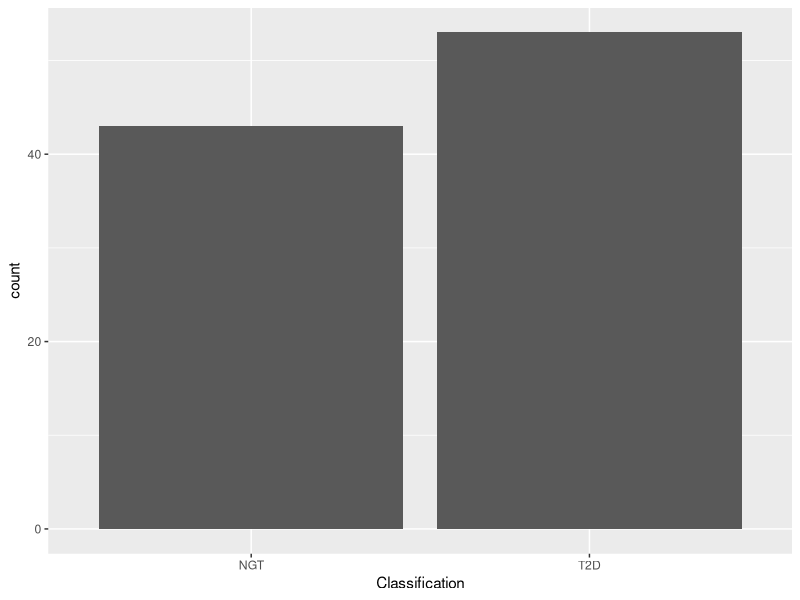
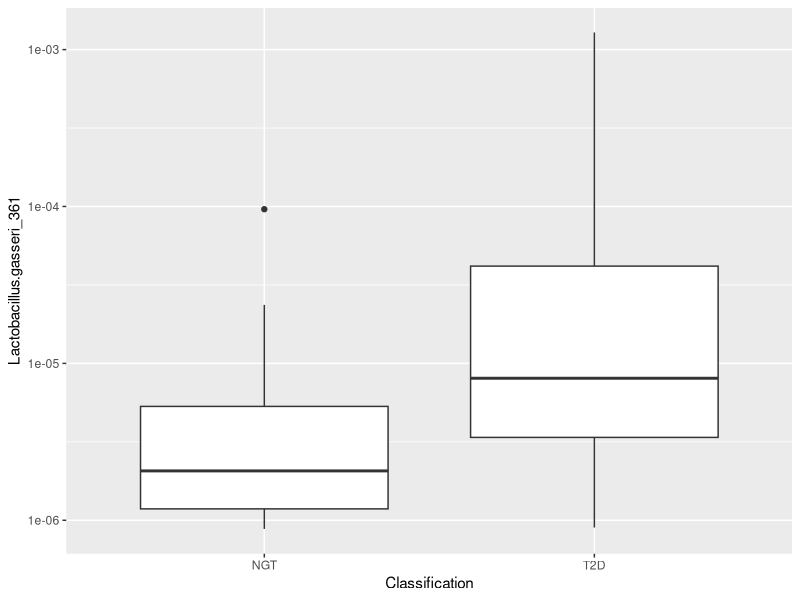
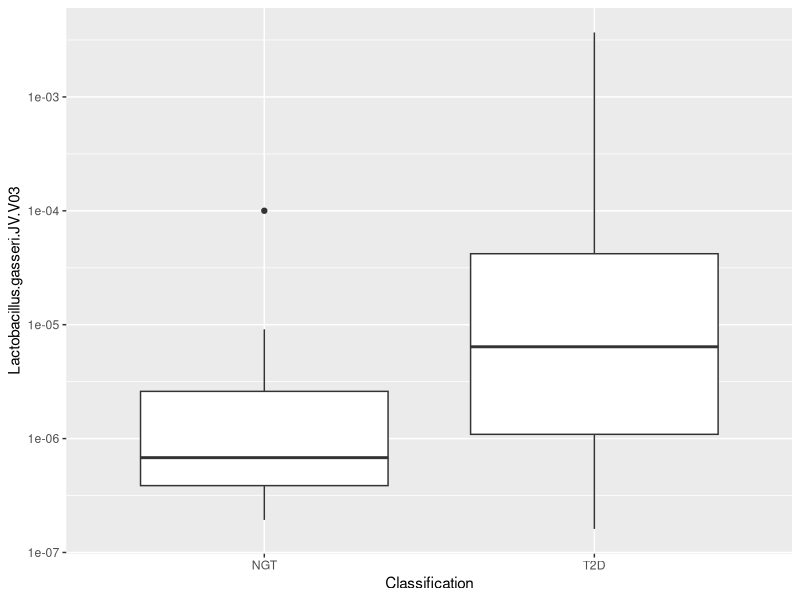
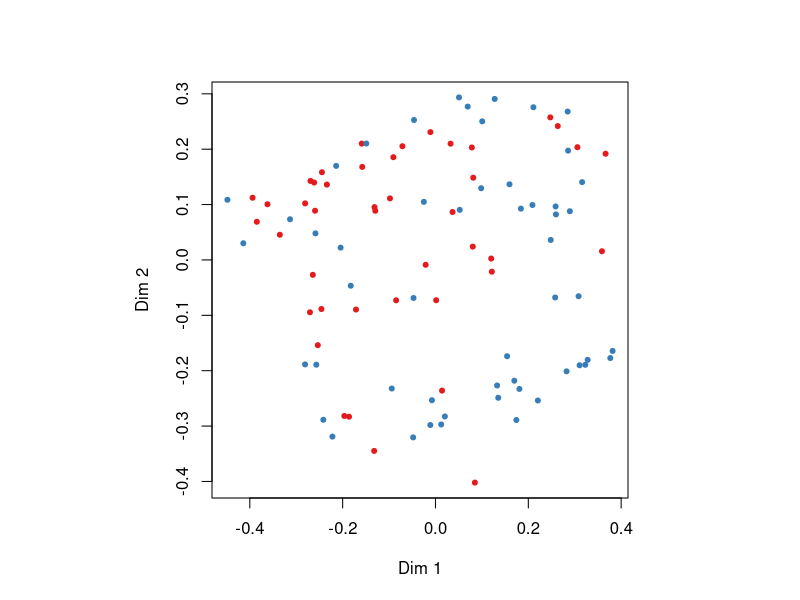
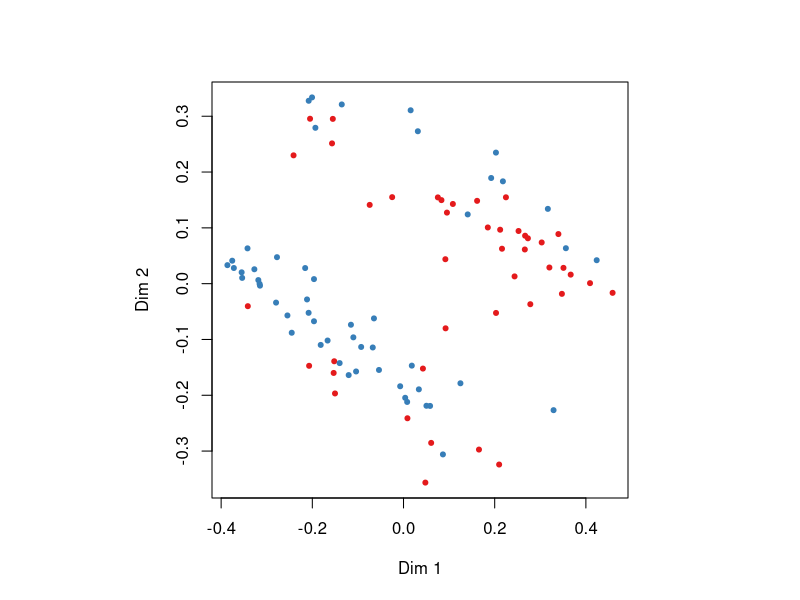

These charts were generated, in order, by the following R code:
## ---- chunk 1
library(randomForest)
library(ggplot2)
library(xtable)
## ---- chunk 2
cluster.table <- read.delim("data/ClusterTable.txt", sep="\t", header=TRUE)
strain.table <- read.delim("data/StrainTable.txt", sep="\t", header=TRUE)
supptable3 <- read.csv("data/SuppTable3.csv")
## ---- chunk 3
supptable3 <- subset(supptable3, Classification != "IGT")
supptable3 <- transform(supptable3, Classification=factor(Classification))
## ---- chunk 4
cluster.table <- merge(supptable3[, c("Sample.ID", "Classification")], cluster.table, by.x="Sample.ID", by.y="Subjects")
strain.table <- merge(supptable3[, c("Sample.ID", "Classification")], strain.table, by.x="Sample.ID", by.y="Subject")
## ---- chunk 5
p <- ggplot(cluster.table, aes(x=Classification))
p <- p + geom_bar()
p
## ---- chunk 6
p <- ggplot(cluster.table, aes(x=Classification, y=Lactobacillus.gasseri_361))
p <- p + geom_boxplot() + scale_y_log10()
p
## ---- chunk 7
p <- ggplot(strain.table, aes(x=Classification, y=Lactobacillus.gasseri.JV.V03))
p <- p + geom_boxplot() + scale_y_log10()
p
## ---- chunk 8
strain.data <- strain.table[, -1]
strain.mean.abundances <- apply(strain.data[, -1], 2, mean)

# Add one to account for the column I left out
strain.mean.abundances.ordered <- order(strain.mean.abundances, decreasing=TRUE) + 1

# Top 915 by mean
strain.data.top <- strain.data[, c(1, head(strain.mean.abundances.ordered, 915))]

## ---- chunk 9
rf.strains <- randomForest(Classification ~ ., data=strain.data.top,
                           mtry=500, replace=TRUE, ntree=10000,
                           importance=TRUE, proximity=TRUE,
                           do.trace=1000)
## ---- chunk 10
importance.strains <- rf.strains$importance
importance.strains <- importance.strains[order(importance.strains[, "MeanDecreaseAccuracy"], decreasing=TRUE), ]
importance.table <- xtable(head(importance.strains, 30))
print(importance.table, type="html")
## ---- chunk 11
MDSplot(rf.strains, strain.data.top$Classification)
## ---- chunk 12
cluster.data <- cluster.table[, -1]
rf.cluster <- randomForest(Classification ~ ., data=cluster.data,
                           mtry=500, replace=TRUE, ntree=10000,
                           importance=TRUE, proximity=TRUE,
                           do.trace=1000)
## ---- chunk 13
importance.clusters <- rf.cluster$importance[order(rf.cluster$importance[, "MeanDecreaseAccuracy"], decreasing=TRUE), ]
importance.table <- xtable(head(importance.clusters, 30))
print(importance.table, type="html")
## ---- chunk 14
MDSplot(rf.cluster, cluster.data$Classification)
